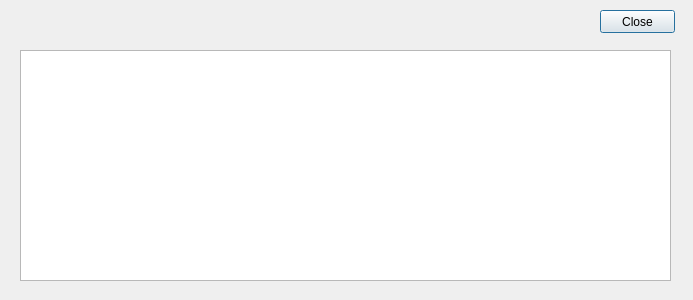
<?xml version="1.0" encoding="UTF-8"?>
<ui version="4.0">
 <class>Dialog</class>
 <widget class="QDialog" name="Dialog">
  <property name="geometry">
   <rect>
    <x>0</x>
    <y>0</y>
    <width>693</width>
    <height>300</height>
   </rect>
  </property>
  <property name="windowTitle">
   <string>Dialog</string>
  </property>
  <widget class="QPushButton" name="closeButton">
   <property name="geometry">
    <rect>
     <x>600</x>
     <y>10</y>
     <width>75</width>
     <height>23</height>
    </rect>
   </property>
   <property name="text">
    <string>Close</string>
   </property>
  </widget>
  <widget class="QListWidget" name="userInfo">
   <property name="geometry">
    <rect>
     <x>20</x>
     <y>50</y>
     <width>651</width>
     <height>231</height>
    </rect>
   </property>
  </widget>
 </widget>
 <resources/>
 <connections/>
</ui>
